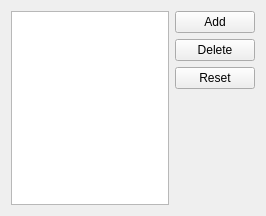
<?xml version="1.0" encoding="UTF-8"?>
<ui version="4.0">
 <class>TagOptionsDlgClass</class>
 <widget class="QWidget" name="TagOptionsDlgClass">
  <property name="geometry">
   <rect>
    <x>0</x>
    <y>0</y>
    <width>266</width>
    <height>216</height>
   </rect>
  </property>
  <property name="windowTitle">
   <string>Form</string>
  </property>
  <layout class="QGridLayout" name="gridLayout">
   <item row="0" column="0" rowspan="4">
    <widget class="QListWidget" name="listWidgetTags"/>
   </item>
   <item row="0" column="1">
    <widget class="QPushButton" name="btAdd">
     <property name="text">
      <string>Add</string>
     </property>
    </widget>
   </item>
   <item row="1" column="1">
    <widget class="QPushButton" name="btDel">
     <property name="text">
      <string>Delete</string>
     </property>
    </widget>
   </item>
   <item row="2" column="1">
    <widget class="QPushButton" name="btReset">
     <property name="text">
      <string>Reset</string>
     </property>
    </widget>
   </item>
   <item row="3" column="1">
    <spacer name="verticalSpacer">
     <property name="orientation">
      <enum>Qt::Vertical</enum>
     </property>
     <property name="sizeHint" stdset="0">
      <size>
       <width>20</width>
       <height>86</height>
      </size>
     </property>
    </spacer>
   </item>
  </layout>
 </widget>
 <resources/>
 <connections/>
</ui>
